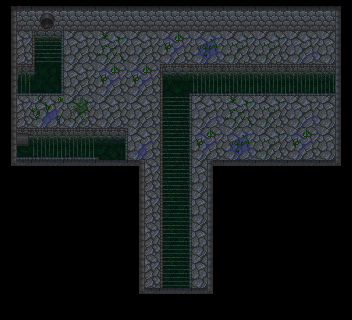

This game map was drawn from its Tiled (.tmx) file and the tilesets committed beside it. A one-line description and the full map source follow:
An orthogonal 11x10 tile map with 32x32 px tiles, 1 tile layer (Tile Layer 1).

<map version="1.10" tiledversion="1.11.2" orientation="orthogonal" renderorder="right-down" width="11" height="10" tilewidth="32" tileheight="32" infinite="0" nextlayerid="2" nextobjectid="1">
 <tileset firstgid="1" source="tiles.tsx" />
 <layer id="1" name="Tile Layer 1" width="11" height="10">
  <data encoding="csv">
45,1,42,42,42,42,42,42,42,42,47,
35,9,46,29,46,40,38,39,39,32,33,
19,14,46,40,40,3,20,20,20,20,22,
35,30,37,46,46,17,32,29,39,32,33,
5,20,20,6,31,17,40,38,39,40,33,
48,26,26,26,27,17,25,26,26,26,44,
0,0,0,0,35,10,33,0,0,0,0,
0,0,0,0,35,10,33,0,0,0,0,
0,0,0,0,35,10,33,0,0,0,0,
0,0,0,0,48,26,44,0,0,0,0
</data>
 </layer>
</map>